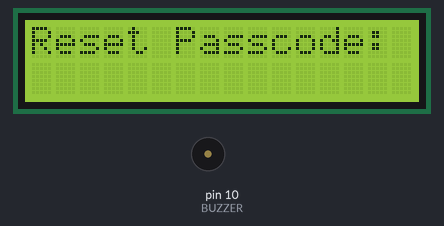
Simulated run of this sketch. Board: Arduino Uno, built with avr-gcc and run on an emulated ATmega328P. Parts: 16×2 character LCD, buzzer (waves = sounding, pin HIGH). EEPROM starts erased.

Above: at 0.1 s.
At 3.7 s:
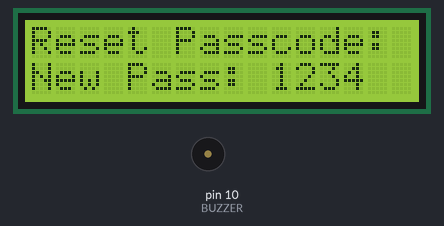
Timing chart, 0 to 5.2 s (numbered marks = the images above):
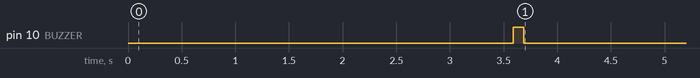

The sketch:

20240720_RESET_PASSCODE.ino
```cpp
#include <EEPROM.h>
#include <Wire.h>
#include <LiquidCrystal_I2C.h>

#define BUZZER 10

LiquidCrystal_I2C lcd(0x27, 16, 2);
String new_password;

void setup() {
  Serial.begin(115200);

  pinMode(BUZZER, OUTPUT);

  lcd.init();
  lcd.backlight();
  lcd.setCursor(0, 0);
  lcd.print("Reset Passcode:");

  clearEEPROM();

  new_password = "1234";
  savePasswordToEEPROM(new_password);

  lcd.setCursor(0, 1);
  lcd.print("New Pass: 1234");
  digitalWrite(BUZZER, HIGH);
  delay(100);
  digitalWrite(BUZZER, LOW);
}

void loop() {
}

void clearEEPROM() {
  for (int i = 0; i < EEPROM.length(); i++) {
    EEPROM.write(i, 0);
  }
}

void savePasswordToEEPROM(String password) {
  for (int i = 0; i < password.length(); i++) {
    EEPROM.write(i, password[i]);
  }
  EEPROM.write(password.length(), '\0');
}
```
